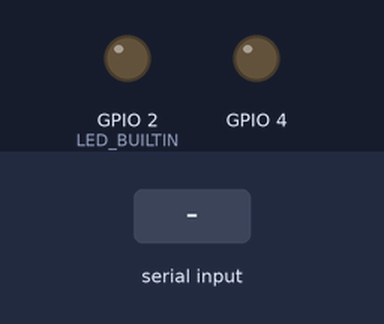
A sketch run on a simulated ESP32. On the bench: output pins drawn as LEDs (lit = HIGH). The test bench sets the inputs (shaded band).

Above: at 1.2 s.
1.3 s: "0" received over Serial
At 2.3 s:
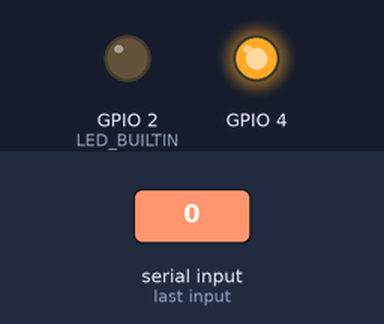
2.8 s: "1" received over Serial
At 3.5 s:
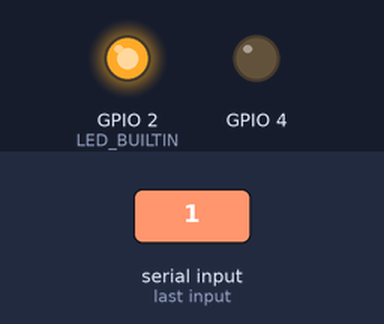
Timing chart, 0 to 5.8 s (numbered marks = the images above; inputs shaded):
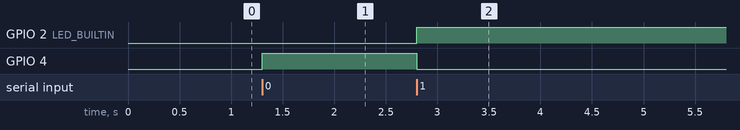

Measured:
- after the input at 1.3 s, GPIO 4: LOW → HIGH at once
- after the input at 2.8 s, GPIO 2 (LED_BUILTIN): LOW → HIGH at once; GPIO 4: HIGH → LOW at once

The sketch:

Arduino-Relay-Signal.ino
```cpp
void setup() {
  Serial.begin(115200); // Set the baud rate to the same value used in the Arduino
  pinMode(4, OUTPUT);
  pinMode(LED_BUILTIN, OUTPUT);
}

void loop() {
  if (Serial.available() > 0) {
    char command = Serial.read(); // Read the incoming command
    // Check the command received from the ESP32

    if (command == '0') {
      digitalWrite(4, HIGH); // Turn on the LED
      digitalWrite(LED_BUILTIN, LOW); // Turn on the LED
    } else if (command == '1') {
      digitalWrite(4, LOW); // Turn off the LED
      digitalWrite(LED_BUILTIN, HIGH); // Turn on the LED
    }
  }
}
```
